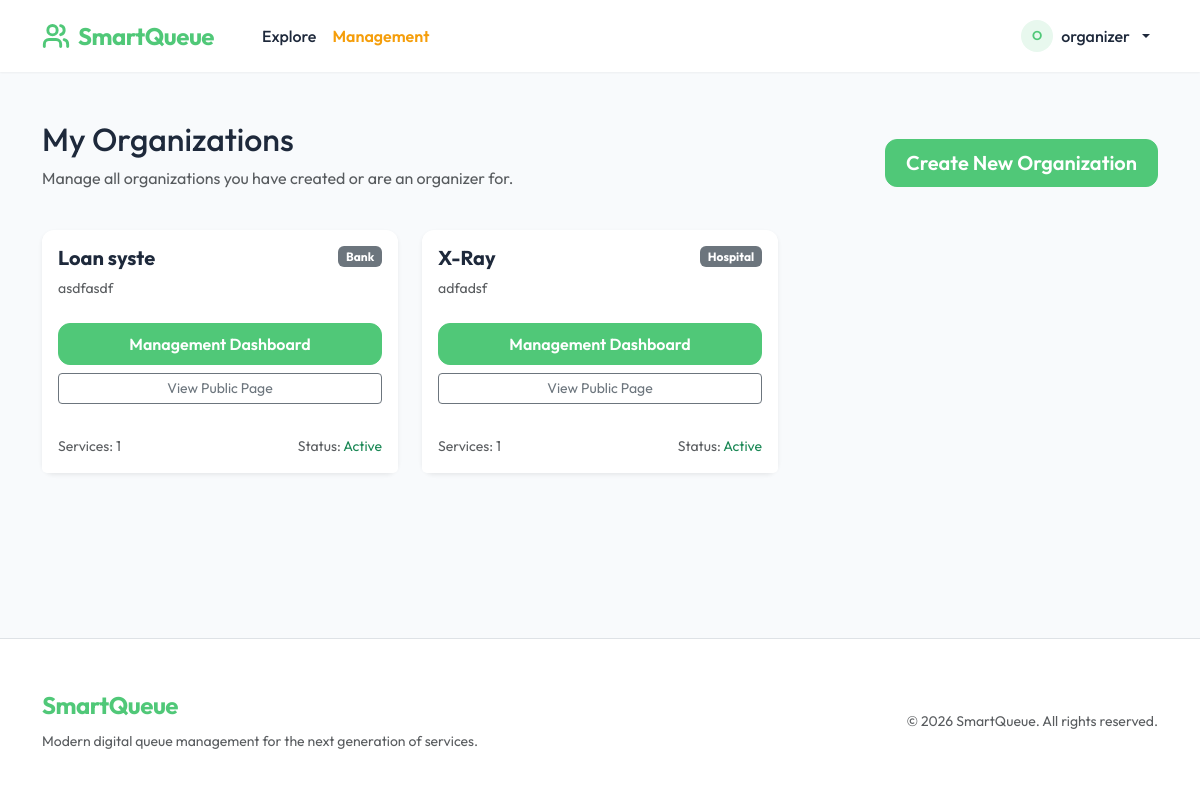
The page /organizer/my-organizations/ (signed in) on the database its author committed.
### apps/organizations/models.py (models this page shows, shortened)
class Organization(models.Model):
    TYPE_HOSPITAL = 'hospital'
    TYPE_BANK = 'bank'
    TYPE_GOVT = 'govt'
    TYPE_CHOICES = [
        (TYPE_HOSPITAL, 'Hospital'),
        (TYPE_BANK, 'Bank'),
        (TYPE_GOVT, 'Government'),
    ]
    name = models.CharField(max_length=200)
    slug = models.SlugField(max_length=220, unique=True)
    type = models.CharField(max_length=20, choices=TYPE_CHOICES)
    address = models.TextField()
    phone = models.CharField(max_length=15)
    email = models.EmailField()
    max_daily_tokens = models.IntegerField(default=100)
    is_active = models.BooleanField(default=True)
    organizers = models.ManyToManyField(
        settings.AUTH_USER_MODEL,
        related_name='managed_organizations',
        blank=True
    )
    created_at = models.DateTimeField(auto_now_add=True)
    class Meta:
        ordering = ['name']

### apps/organizations/organizer_views.py (the view)
# urls.py: path('organizer/my-organizations/', organizer_views.OrganizerOrganizationListView.as_view(), name='organizer_org_list'),
class OrganizerOrganizationListView(LoginRequiredMixin, ListView):
    model = Organization
    template_name = 'organizations/organizer/my_organizations.html'
    context_object_name = 'organizations'
    def get_queryset(self):
        return self.request.user.managed_organizations.all()
    def dispatch(self, request, *args, **kwargs):
        if not (request.user.is_staff or (hasattr(request.user, 'profile') and request.user.profile.role == 'organizer')):
            raise PermissionDenied("You must be an organizer to view this page.")
        return super().dispatch(request, *args, **kwargs)

### apps/templates/organizations/organizer/my_organizations.html (shortened to what this page needs)
{% extends "base.html" %}
{% block content %}
<div class="row mb-4 align-items-center">
    <div class="col">
        <h1 class="h2">My Organizations</h1>
        <p class="text-muted">Manage all organizations you have created or are an organizer for.</p>
    </div>
    <div class="col-auto">
        <a href="{% url 'organizations:organization_create' %}" class="btn btn-primary btn-lg">Create New Organization</a>
    </div>
</div>
<div class="row g-4">
    {% for org in organizations %}
    <div class="col-md-6 col-lg-4">
        <div class="card h-100 shadow-sm border-0">
            <div class="card-body">
                <div class="d-flex justify-content-between align-items-start mb-2">
                    <h5 class="card-title mb-0">{{ org.name }}</h5>
                    <span class="badge text-bg-secondary">{{ org.get_type_display }}</span>
                </div>
                <p class="text-muted small mb-4">{{ org.address|truncatechars:100 }}</p>
                <div class="d-grid gap-2">
                    <a href="{% url 'organizations:organizer_dashboard' org.slug %}" class="btn btn-primary">
                        Management Dashboard
                    </a>
                    <a href="{% url 'organizations:organization_detail' org.slug %}" class="btn btn-outline-secondary btn-sm">
                        View Public Page
                    </a>
                </div>
            </div>
            <div class="card-footer bg-white border-0 py-3">
                <div class="d-flex justify-content-between small text-muted">
                    <span>Services: {{ org.services.count }}</span>
                    <span>Status: {% if org.is_active %}<span class="text-success">Active</span>{% else %}<span class="text-danger">Inactive</span>{% endif %}</span>
                </div>
            </div>
        </div>
    </div>
    {% endfor %}
</div>
{% endblock %}

### apps/templates/base.html (shortened to what this page needs)
{% load static %}
<!DOCTYPE html>
<html lang="en">
<head>
    <link href="https://cdn.jsdelivr.net/npm/bootstrap@5.3.3/dist/css/bootstrap.min.css" rel="stylesheet"
>
    <link rel="stylesheet" href="{% static 'css/style.css' %}">
</head>
<body class="d-flex flex-column min-vh-100">
<nav class="navbar navbar-expand-lg sticky-top">
    <div class="container">
        <a class="navbar-brand" href="{% url 'organizations:organization_list' %}">
            <span class="d-flex align-items-center">
                SmartQueue
            </span>
        </a>
        <div class="collapse navbar-collapse" id="mainNav">
            <ul class="navbar-nav me-auto mb-2 mb-lg-0 ms-lg-4">
                <li class="nav-item">
                    <a class="nav-link {% if request.resolver_match.view_name == 'organizations:organization_list' %}active{% endif %}" href="{% url 'organizations:organization_list' %}">Explore</a>
                </li>
                {% if user.is_authenticated %}
                    {% if user.profile.role == 'organizer' or user.is_staff %}
                        <li class="nav-item">
                            <a class="nav-link fw-semibold" href="{% url 'accounts:profile' %}" style="color: #f59e0b !important;">Management</a>
                        </li>
                    {% endif %}
                {% endif %}
            </ul>
            <ul class="navbar-nav ms-auto align-items-center gap-3">
                {% if user.is_authenticated %}
                    <li class="nav-item dropdown">
                        <a class="nav-link dropdown-toggle d-flex align-items-center gap-2" href="#" role="button" data-bs-toggle="dropdown" aria-expanded="false">
                            <div class="bg-primary-light text-primary rounded-circle d-flex align-items-center justify-content-center" style="width: 32px; height: 32px; font-weight: 600; font-size: 0.8rem;">
                                {{ user.username|first|upper }}
                            </div>
                            <span>{{ user.username }}</span>
                        </a>
                    </li>
                {% endif %}
            </ul>
        </div>
    </div>
</nav>
<main class="flex-grow-1 py-5">
    <div class="container animate-fade-in">
        {% block content %}{% endblock %}
    </div>
</main>
<footer class="py-5 bg-white border-top mt-5">
    <div class="container">
        <div class="row align-items-center">
            <div class="col-md-6 text-center text-md-start">
                <div class="navbar-brand mb-2 d-block">SmartQueue</div>
                <p class="text-muted small mb-md-0">Modern digital queue management for the next generation of services.</p>
            </div>
            <div class="col-md-6 text-center text-md-end">
                <span class="text-muted small">&copy; 2026 SmartQueue. All rights reserved.</span>
            </div>
        </div>
    </div>
</footer>
</body>
</html>

### static/css/style.css (style rules this page uses)
:root { --primary-color: #50c878; --primary-hover: #45b068; --primary-light: #e8f8ee; --secondary-color: #64748b; --bg-color: #f8fafc; --card-bg: #ffffff; --text-main: #1e293b; --text-muted: #64748b; --border-radius: 12px; --shadow-sm: 0 1px 2px 0 rgb(0 0 0 / 0.05); --shadow-md: 0 4px 6px -1px rgb(0 0 0 / 0.1), 0 2px 4px -2px rgb(0 0 0 / 0.1); --shadow-lg: 0 10px 15px -3px rgb(0 0 0 / 0.1), 0 4px 6px -4px rgb(0 0 0 / 0.1); }
body { background-color: var(--bg-color); color: var(--text-main); font-family: 'Outfit', sans-serif; -webkit-font-smoothing: antialiased; }
.navbar { background-color: var(--card-bg) !important; box-shadow: var(--shadow-sm); padding: 0.75rem 0; }
.navbar-brand { color: var(--primary-color) !important; font-weight: 700 !important; font-size: 1.5rem; letter-spacing: -0.5px; }
.nav-link { color: var(--text-main) !important; font-weight: 500; transition: color 0.2s ease; }
.btn-primary { background-color: var(--primary-color) !important; border-color: var(--primary-color) !important; border-radius: var(--border-radius); font-weight: 600; padding: 0.5rem 1.25rem; transition: all 0.2s ease; }
.card { border: none !important; border-radius: var(--border-radius) !important; box-shadow: var(--shadow-sm); transition: transform 0.2s ease, box-shadow 0.2s ease; }
.card-title { color: var(--text-main); font-weight: 700; }
.text-primary { color: var(--primary-color) !important; }
.bg-primary-light { background-color: var(--primary-light) !important; }
.animate-fade-in { animation: fadeIn 0.4s ease forwards; }

### rows shown on the page
Organization: name "Loan syste", type "Bank", address "asdfasdf", services.count "1", is_active "Active"
Organization: name "X-Ray", type "Hospital", address "adfadsf", services.count "1", is_active "Active"

### other values the page prints
{{ user.username|first|upper }} "O"
{{ user.username }} "organizer"
